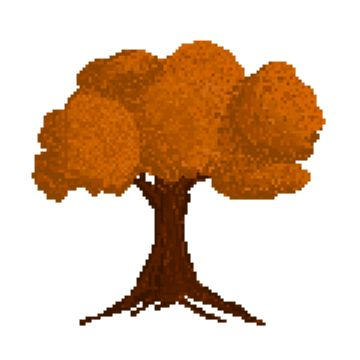
#> input picture Image/pohon.jpg, 360 x 360 px, found by its file name
$ python Pertemuan4.py
#> lines starting #> are read from the running program, lines starting #| are printed output that depends on the picture
import cv2
from cv2 import waitKey

img = cv2.imread("image/pohon.jpg")
#> img is the input picture: shape (360, 360, 3); mean B, G, R 173.4, 196.1, 223
cv2.imshow('Gambar Asli', img)
H, W = img.shape[:2]
#> H = 360; W = 360

degree = 90
rotationMatrix = cv2.getRotationMatrix2D((W / 2, H / 2), degree, 1)
# [8 lines of commented-out code are left out]
rot_image = cv2.warpAffine(img, rotationMatrix, (H,W))
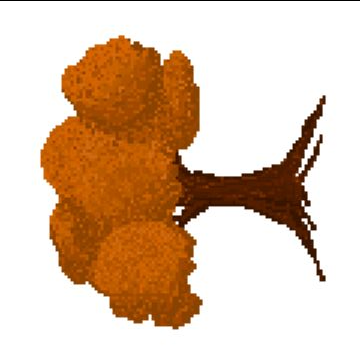
#> rot_image: shape (360, 360, 3); mean B, G, R 172.7, 195.4, 222.3
cv2.imshow('Gambar Hasil', rot_image)
waitKey(0)

$ run again, with Image/bird.jpg copied over Image/pohon.jpg
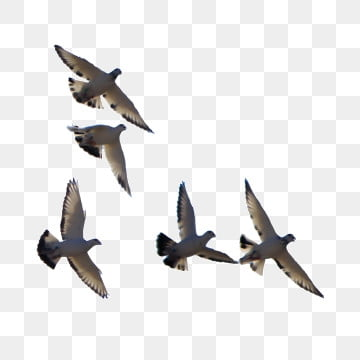
#> input picture Image/bird.jpg, 360 x 360 px, found by its file name
#> img is the input picture: shape (360, 360, 3); mean B, G, R 230.1, 230.3, 231
#> `rot_image = cv2.warpAffine(img, rotationMatrix, (H,W))`:
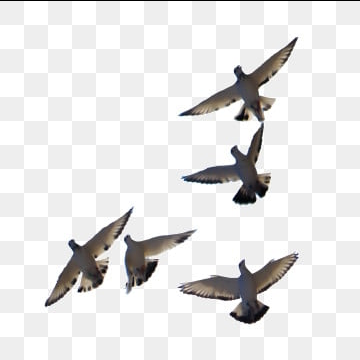
#> rot_image: shape (360, 360, 3); mean B, G, R 229.4, 229.7, 230.3
